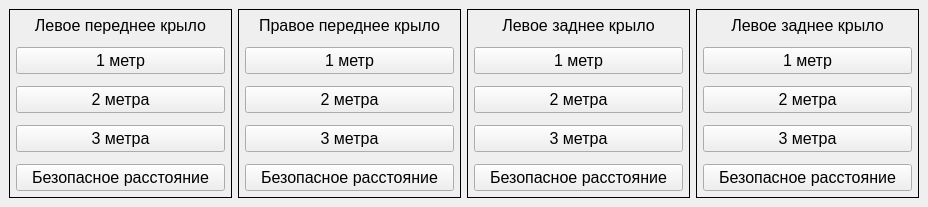
<?xml version="1.0" encoding="UTF-8"?>
<ui version="4.0">
 <class>MainWindow</class>
 <widget class="QMainWindow" name="MainWindow">
  <property name="geometry">
   <rect>
    <x>0</x>
    <y>0</y>
    <width>928</width>
    <height>207</height>
   </rect>
  </property>
  <property name="sizePolicy">
   <sizepolicy hsizetype="Fixed" vsizetype="Fixed">
    <horstretch>0</horstretch>
    <verstretch>0</verstretch>
   </sizepolicy>
  </property>
  <property name="windowTitle">
   <string>MainWindow</string>
  </property>
  <property name="styleSheet">
   <string notr="true"/>
  </property>
  <widget class="QWidget" name="centralwidget">
   <layout class="QHBoxLayout" name="horizontalLayout">
    <item>
     <widget class="QFrame" name="frame">
      <property name="frameShape">
       <enum>QFrame::Box</enum>
      </property>
      <property name="frameShadow">
       <enum>QFrame::Plain</enum>
      </property>
      <layout class="QHBoxLayout" name="horizontalLayout_2">
       <property name="spacing">
        <number>0</number>
       </property>
       <property name="leftMargin">
        <number>0</number>
       </property>
       <property name="topMargin">
        <number>0</number>
       </property>
       <property name="rightMargin">
        <number>0</number>
       </property>
       <property name="bottomMargin">
        <number>0</number>
       </property>
       <item>
        <layout class="QVBoxLayout" name="verticalLayout_4">
         <property name="spacing">
          <number>12</number>
         </property>
         <property name="leftMargin">
          <number>6</number>
         </property>
         <property name="topMargin">
          <number>6</number>
         </property>
         <property name="rightMargin">
          <number>6</number>
         </property>
         <property name="bottomMargin">
          <number>6</number>
         </property>
         <item>
          <widget class="QLabel" name="label">
           <property name="font">
            <font>
             <pointsize>12</pointsize>
            </font>
           </property>
           <property name="text">
            <string>Левое переднее крыло</string>
           </property>
           <property name="alignment">
            <set>Qt::AlignCenter</set>
           </property>
          </widget>
         </item>
         <item>
          <widget class="QPushButton" name="pushButton">
           <property name="minimumSize">
            <size>
             <width>0</width>
             <height>25</height>
            </size>
           </property>
           <property name="font">
            <font>
             <pointsize>12</pointsize>
            </font>
           </property>
           <property name="text">
            <string>1 метр</string>
           </property>
          </widget>
         </item>
         <item>
          <widget class="QPushButton" name="pushButton_2">
           <property name="minimumSize">
            <size>
             <width>0</width>
             <height>25</height>
            </size>
           </property>
           <property name="font">
            <font>
             <pointsize>12</pointsize>
            </font>
           </property>
           <property name="text">
            <string>2 метра</string>
           </property>
          </widget>
         </item>
         <item>
          <widget class="QPushButton" name="pushButton_3">
           <property name="minimumSize">
            <size>
             <width>0</width>
             <height>25</height>
            </size>
           </property>
           <property name="font">
            <font>
             <pointsize>12</pointsize>
            </font>
           </property>
           <property name="text">
            <string>3 метра</string>
           </property>
          </widget>
         </item>
         <item>
          <widget class="QPushButton" name="pushButton_4">
           <property name="minimumSize">
            <size>
             <width>0</width>
             <height>25</height>
            </size>
           </property>
           <property name="font">
            <font>
             <pointsize>12</pointsize>
            </font>
           </property>
           <property name="text">
            <string>Безопасное расстояние</string>
           </property>
          </widget>
         </item>
        </layout>
       </item>
      </layout>
     </widget>
    </item>
    <item>
     <widget class="QFrame" name="frame_2">
      <property name="frameShape">
       <enum>QFrame::Box</enum>
      </property>
      <property name="frameShadow">
       <enum>QFrame::Plain</enum>
      </property>
      <layout class="QHBoxLayout" name="horizontalLayout_3">
       <property name="spacing">
        <number>0</number>
       </property>
       <property name="leftMargin">
        <number>0</number>
       </property>
       <property name="topMargin">
        <number>0</number>
       </property>
       <property name="rightMargin">
        <number>0</number>
       </property>
       <property name="bottomMargin">
        <number>0</number>
       </property>
       <item>
        <layout class="QVBoxLayout" name="verticalLayout_5">
         <property name="spacing">
          <number>12</number>
         </property>
         <property name="leftMargin">
          <number>6</number>
         </property>
         <property name="topMargin">
          <number>6</number>
         </property>
         <property name="rightMargin">
          <number>6</number>
         </property>
         <property name="bottomMargin">
          <number>6</number>
         </property>
         <item>
          <widget class="QLabel" name="label_2">
           <property name="font">
            <font>
             <pointsize>12</pointsize>
            </font>
           </property>
           <property name="text">
            <string>Правое переднее крыло</string>
           </property>
           <property name="alignment">
            <set>Qt::AlignCenter</set>
           </property>
          </widget>
         </item>
         <item>
          <widget class="QPushButton" name="pushButton_5">
           <property name="minimumSize">
            <size>
             <width>0</width>
             <height>25</height>
            </size>
           </property>
           <property name="font">
            <font>
             <pointsize>12</pointsize>
            </font>
           </property>
           <property name="text">
            <string>1 метр</string>
           </property>
          </widget>
         </item>
         <item>
          <widget class="QPushButton" name="pushButton_6">
           <property name="minimumSize">
            <size>
             <width>0</width>
             <height>25</height>
            </size>
           </property>
           <property name="font">
            <font>
             <pointsize>12</pointsize>
            </font>
           </property>
           <property name="text">
            <string>2 метра</string>
           </property>
          </widget>
         </item>
         <item>
          <widget class="QPushButton" name="pushButton_7">
           <property name="minimumSize">
            <size>
             <width>0</width>
             <height>25</height>
            </size>
           </property>
           <property name="font">
            <font>
             <pointsize>12</pointsize>
            </font>
           </property>
           <property name="text">
            <string>3 метра</string>
           </property>
          </widget>
         </item>
         <item>
          <widget class="QPushButton" name="pushButton_8">
           <property name="minimumSize">
            <size>
             <width>0</width>
             <height>25</height>
            </size>
           </property>
           <property name="font">
            <font>
             <pointsize>12</pointsize>
            </font>
           </property>
           <property name="text">
            <string>Безопасное расстояние</string>
           </property>
          </widget>
         </item>
        </layout>
       </item>
      </layout>
     </widget>
    </item>
    <item>
     <widget class="QFrame" name="frame_3">
      <property name="frameShape">
       <enum>QFrame::Box</enum>
      </property>
      <property name="frameShadow">
       <enum>QFrame::Plain</enum>
      </property>
      <layout class="QHBoxLayout" name="horizontalLayout_4">
       <property name="spacing">
        <number>0</number>
       </property>
       <property name="leftMargin">
        <number>0</number>
       </property>
       <property name="topMargin">
        <number>0</number>
       </property>
       <property name="rightMargin">
        <number>0</number>
       </property>
       <property name="bottomMargin">
        <number>0</number>
       </property>
       <item>
        <layout class="QVBoxLayout" name="verticalLayout_6">
         <property name="spacing">
          <number>12</number>
         </property>
         <property name="leftMargin">
          <number>6</number>
         </property>
         <property name="topMargin">
          <number>6</number>
         </property>
         <property name="rightMargin">
          <number>6</number>
         </property>
         <property name="bottomMargin">
          <number>6</number>
         </property>
         <item>
          <widget class="QLabel" name="label_3">
           <property name="font">
            <font>
             <pointsize>12</pointsize>
            </font>
           </property>
           <property name="text">
            <string>Левое заднее крыло</string>
           </property>
           <property name="alignment">
            <set>Qt::AlignCenter</set>
           </property>
          </widget>
         </item>
         <item>
          <widget class="QPushButton" name="pushButton_9">
           <property name="minimumSize">
            <size>
             <width>0</width>
             <height>25</height>
            </size>
           </property>
           <property name="font">
            <font>
             <pointsize>12</pointsize>
            </font>
           </property>
           <property name="text">
            <string>1 метр</string>
           </property>
          </widget>
         </item>
         <item>
          <widget class="QPushButton" name="pushButton_10">
           <property name="minimumSize">
            <size>
             <width>0</width>
             <height>25</height>
            </size>
           </property>
           <property name="font">
            <font>
             <pointsize>12</pointsize>
            </font>
           </property>
           <property name="text">
            <string>2 метра</string>
           </property>
          </widget>
         </item>
         <item>
          <widget class="QPushButton" name="pushButton_11">
           <property name="minimumSize">
            <size>
             <width>0</width>
             <height>25</height>
            </size>
           </property>
           <property name="font">
            <font>
             <pointsize>12</pointsize>
            </font>
           </property>
           <property name="text">
            <string>3 метра</string>
           </property>
          </widget>
         </item>
         <item>
          <widget class="QPushButton" name="pushButton_12">
           <property name="minimumSize">
            <size>
             <width>0</width>
             <height>25</height>
            </size>
           </property>
           <property name="font">
            <font>
             <pointsize>12</pointsize>
            </font>
           </property>
           <property name="text">
            <string>Безопасное расстояние</string>
           </property>
          </widget>
         </item>
        </layout>
       </item>
      </layout>
     </widget>
    </item>
    <item>
     <widget class="QFrame" name="frame_4">
      <property name="frameShape">
       <enum>QFrame::Box</enum>
      </property>
      <property name="frameShadow">
       <enum>QFrame::Plain</enum>
      </property>
      <layout class="QHBoxLayout" name="horizontalLayout_5">
       <property name="spacing">
        <number>0</number>
       </property>
       <property name="leftMargin">
        <number>0</number>
       </property>
       <property name="topMargin">
        <number>0</number>
       </property>
       <property name="rightMargin">
        <number>0</number>
       </property>
       <property name="bottomMargin">
        <number>0</number>
       </property>
       <item>
        <layout class="QVBoxLayout" name="verticalLayout_7">
         <property name="spacing">
          <number>12</number>
         </property>
         <property name="leftMargin">
          <number>6</number>
         </property>
         <property name="topMargin">
          <number>6</number>
         </property>
         <property name="rightMargin">
          <number>6</number>
         </property>
         <property name="bottomMargin">
          <number>6</number>
         </property>
         <item>
          <widget class="QLabel" name="label_4">
           <property name="font">
            <font>
             <pointsize>12</pointsize>
            </font>
           </property>
           <property name="text">
            <string>Левое заднее крыло</string>
           </property>
           <property name="alignment">
            <set>Qt::AlignCenter</set>
           </property>
          </widget>
         </item>
         <item>
          <widget class="QPushButton" name="pushButton_13">
           <property name="minimumSize">
            <size>
             <width>0</width>
             <height>25</height>
            </size>
           </property>
           <property name="font">
            <font>
             <pointsize>12</pointsize>
            </font>
           </property>
           <property name="text">
            <string>1 метр</string>
           </property>
          </widget>
         </item>
         <item>
          <widget class="QPushButton" name="pushButton_14">
           <property name="minimumSize">
            <size>
             <width>0</width>
             <height>25</height>
            </size>
           </property>
           <property name="font">
            <font>
             <pointsize>12</pointsize>
            </font>
           </property>
           <property name="text">
            <string>2 метра</string>
           </property>
          </widget>
         </item>
         <item>
          <widget class="QPushButton" name="pushButton_15">
           <property name="minimumSize">
            <size>
             <width>0</width>
             <height>25</height>
            </size>
           </property>
           <property name="font">
            <font>
             <pointsize>12</pointsize>
            </font>
           </property>
           <property name="text">
            <string>3 метра</string>
           </property>
          </widget>
         </item>
         <item>
          <widget class="QPushButton" name="pushButton_16">
           <property name="minimumSize">
            <size>
             <width>0</width>
             <height>25</height>
            </size>
           </property>
           <property name="font">
            <font>
             <pointsize>12</pointsize>
            </font>
           </property>
           <property name="text">
            <string>Безопасное расстояние</string>
           </property>
          </widget>
         </item>
        </layout>
       </item>
      </layout>
     </widget>
    </item>
   </layout>
  </widget>
 </widget>
 <resources/>
 <connections/>
</ui>
